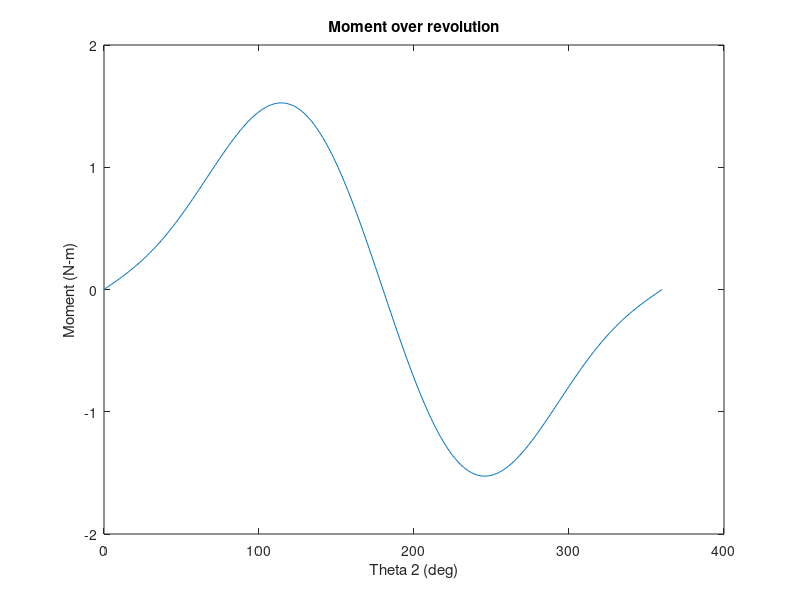

Source code (MATLAB):
clear all; close all; clc;

preload = 24.91 ; % Newtons, 5.6 lbf
k = 2084 ; % N/m, 11.9lbF

theta2 = linspace(0,360,361); % deg

r_crank = 0.020; % m

moment_arm = r_crank*sind(theta2);

displacement = r_crank - r_crank*cosd(theta2);

F = preload + k.*displacement;

moment = moment_arm .* F;

figure(1)
plot(theta2, moment);
title("Moment over revolution");
xlabel("Theta 2 (deg)");
ylabel("Moment (N-m)");

avg_m = mean(abs(moment));
max_m = max(abs(moment));